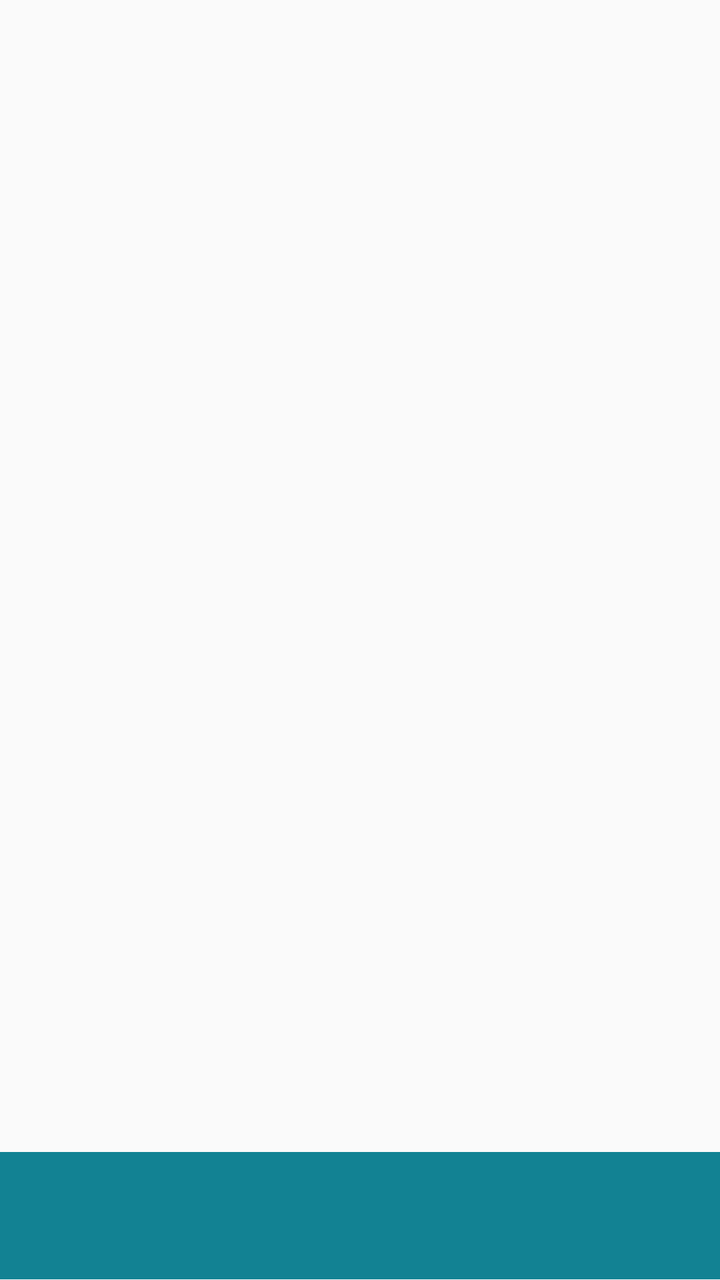
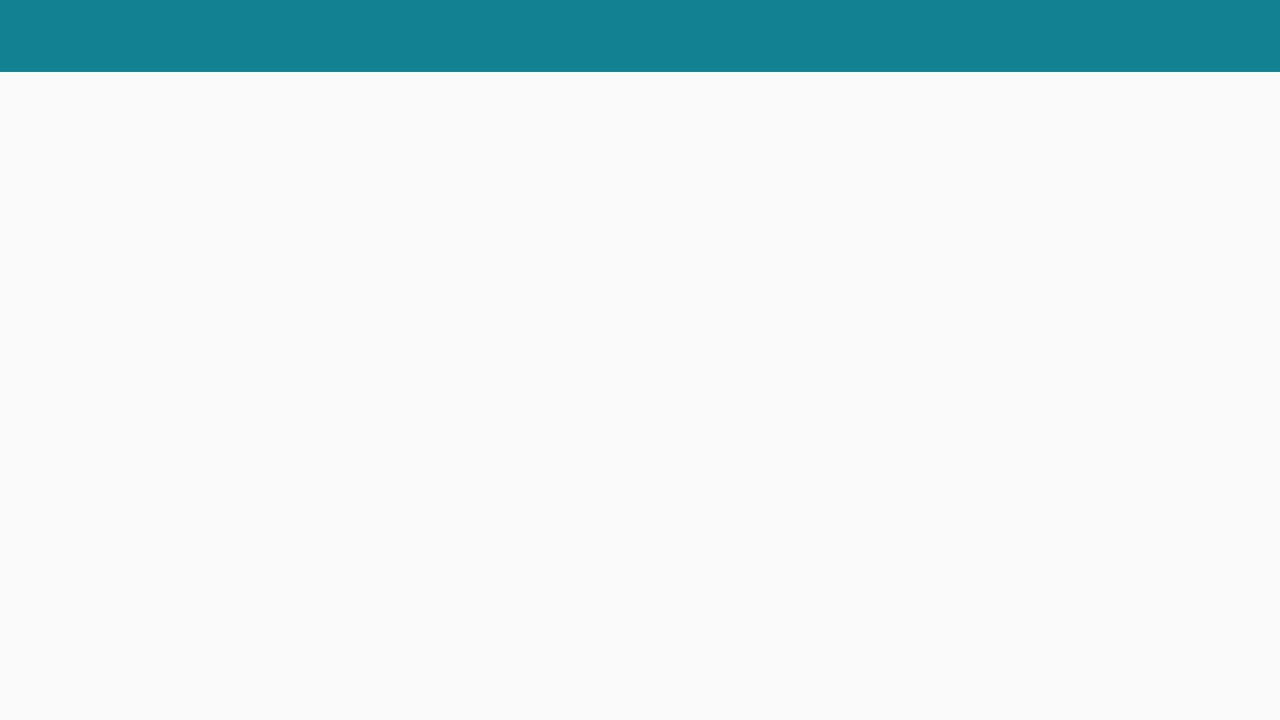

The same Android screen from two of the app's own layout files: first res/layout/ as a phone draws it, then the repository's variant for another configuration, drawn on a device whose configuration selects that folder. Both files follow.
<!-- AndroidManifest.xml: application theme AppTheme -->
<!-- res/layout/news_per_game_tab_layout.xml -->
<?xml version="1.0" encoding="utf-8"?>
<LinearLayout xmlns:android="http://schemas.android.com/apk/res/android"
    android:layout_width="match_parent"
    android:layout_height="match_parent"
    xmlns:app="http://schemas.android.com/apk/res-auto"
    android:orientation="vertical">

    <android.support.v4.view.ViewPager
        android:id="@+id/games_view_pager"
        android:layout_width="match_parent"
        android:layout_height="0dp"
        android:layout_weight="0.9"/>

    <android.support.design.widget.TabLayout
        android:id="@+id/games_tab_layout"
        android:layout_width="match_parent"
        android:layout_height="0dp"
        android:layout_weight="0.1"
        app:tabTextColor="#8fffffff"
        app:tabSelectedTextColor="@android:color/white"
        app:tabMode="fixed"
        app:tabIndicatorColor="@android:color/white"
        app:tabGravity="fill"
        android:background="@color/colorPrimary"/>

</LinearLayout>
<!-- resources referenced by this layout -->
<resources>
  <color name="colorPrimary">#128293</color>
  <!-- from res/values-v21/ -->
  <style name="AppTheme" parent="Theme.AppCompat.Light.NoActionBar">
          
          <item name="colorPrimary">@color/colorPrimary</item>
          <item name="colorPrimaryDark">@color/colorPrimaryDark</item>
          <item name="colorAccent">@color/colorAccent</item>
          <item name="android:textColor">#fff</item>
      </style>
  <color name="colorPrimaryDark">#0a5f67</color>
  <color name="colorAccent">#D50000</color>
</resources>
<!-- res/layout-land/news_per_game_tab_layout.xml (the repository's variant of the layout above) -->
<!-- drawn on the phone turned sideways -->
<?xml version="1.0" encoding="utf-8"?>
<LinearLayout xmlns:android="http://schemas.android.com/apk/res/android"
    android:layout_width="match_parent"
    android:layout_height="match_parent"
    xmlns:app="http://schemas.android.com/apk/res-auto"
    android:orientation="vertical">

    <android.support.design.widget.TabLayout
        android:id="@+id/games_tab_layout"
        android:layout_width="match_parent"
        android:layout_height="0dp"
        android:layout_weight="0.1"
        app:tabTextColor="#8fffffff"
        app:tabSelectedTextColor="@android:color/white"
        app:tabMode="fixed"
        app:tabIndicatorColor="@android:color/white"
        app:tabGravity="fill"
        android:background="@color/colorPrimary"/>

    <android.support.v4.view.ViewPager
        android:id="@+id/games_view_pager"
        android:layout_width="match_parent"
        android:layout_height="0dp"
        android:layout_weight="0.9"/>

</LinearLayout>
